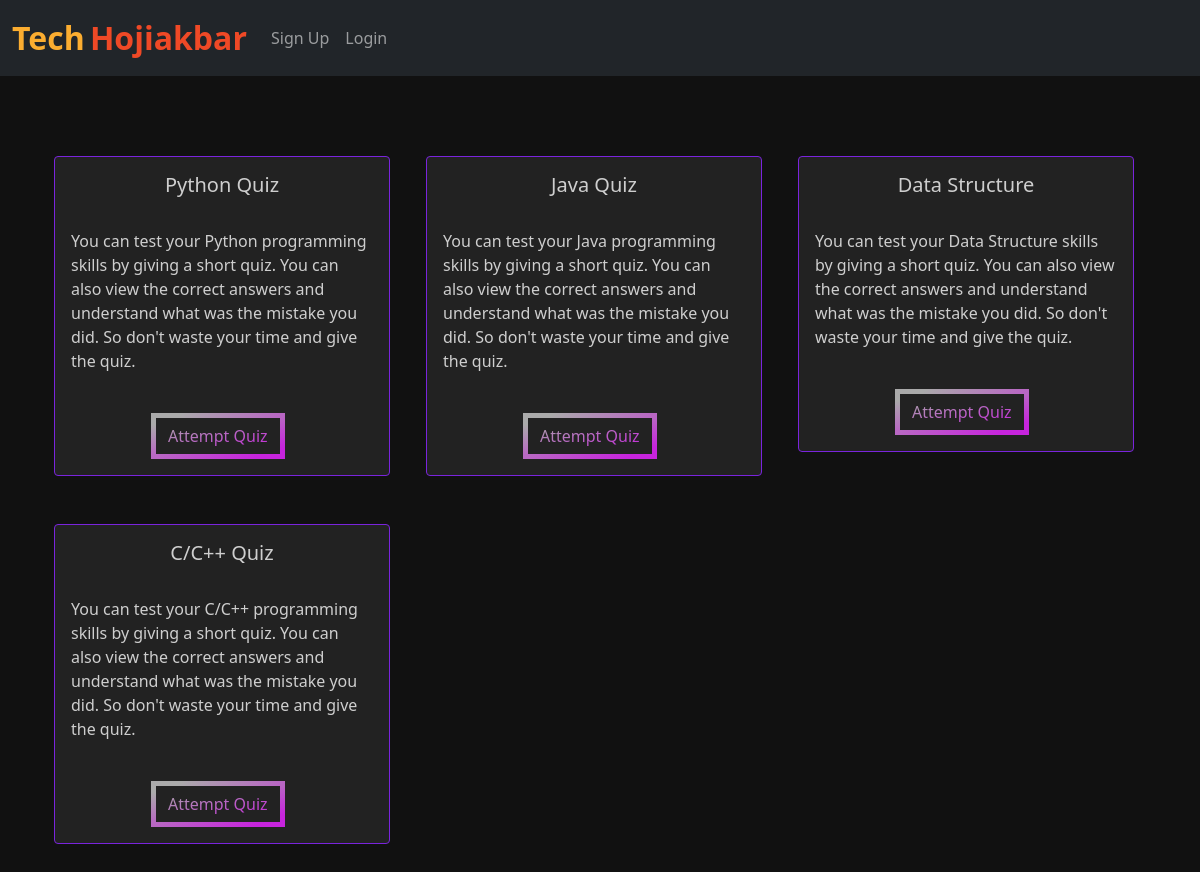
The page / on the database its author committed.
### home/models.py (models this page shows, shortened)
class Quiz(models.Model):
    name = models.CharField(max_length=50)
    desc = models.CharField(max_length=500)
    number_of_questions = models.IntegerField(default=1)
    time = models.IntegerField(help_text="Duration of the quiz in seconds", default="1")

### home/views.py (the view)
# urls.py: path("", views.index, name="index"),
def index(request):
    quiz = Quiz.objects.all()
    para = {'quiz': quiz}
    return render(request, "index.html", para)

### home/templates/index.html (shortened to what this page needs)
{% extends 'base.html' %}
{% load static %}
{% block body %}
<br><br><br>
<div class="container">
  <div class="container mx-auto mt-2">
    <div class="row">
      {% for i in quiz %}
      <div class="col-md-4">
        <div class="card" style="width: 21rem;">
          <div class="card-body">
            <h5 class="card-title" style="text-align: center;">{{i.name}}</h5>
            <br>
            <p class="card-text">{{i.desc}}</p>
            <br>
            <button data-bs-target="#exampleModal" data-bs-toggle="modal" data-time="{{i.time}}"
              data-questions="{{i.number_of_questions}}" data-name="{{i.name}}" data-id="{{i.id}}" id="btn"
              style="justify-content: center;" class="attempt btn mr-2 modal-button">Attempt
              Quiz</button>
          </div>
        </div>
      </div>
      {% endfor %}
    </div>
  </div>
</div>
{% endblock %}

### home/templates/base.html (shortened to what this page needs)
<!doctype html>
<html lang="en">
  <head>
    <link href="https://cdn.jsdelivr.net/npm/bootstrap@5.0.2/dist/css/bootstrap.min.css" rel="stylesheet">
  </head>
  <body>
    <nav class="navbar navbar-expand-lg navbar-dark bg-dark">
        <div class="container-fluid">
          <a class="navbar-brand" href="/"><span class="head1">Tech</span> <span class="head2">Hojiakbar</span></a>
          <div class="collapse navbar-collapse" id="navbarSupportedContent">
              {% if user.is_authenticated %}
              <ul class="navbar-nav me-auto mb-2 mb-lg-0">
                <li class="nav-item">
                  <a class="nav-link" href="#">Welcome {{request.user}}</a>
                </li>
                <li class="nav-item">
                    <a class="nav-link" href="/logout">Logout</a>
                  </li>
                  {% if user.is_superuser %}
                  <div class="collapse navbar-collapse" id="navbarNavDarkDropdown">
                    <ul class="navbar-nav">
                      <li class="nav-item dropdown">
                        <a class="nav-link dropdown-toggle" href="#" id="navbarDarkDropdownMenuLink" role="button" data-bs-toggle="dropdown" aria-expanded="false">
                          Admin
                        </a>
                        <ul class="dropdown-menu dropdown-menu-dark" aria-labelledby="navbarDarkDropdownMenuLink">
                          <li><a class="dropdown-item" href="/add_quiz/">Add Quiz</a></li>
                          <li><a class="dropdown-item" href="/add_question/">Add Questions</a></li>
                          <li><a class="dropdown-item" href="/results/">Results of the Users</a></li>
                        </ul>
                      </li>
                    </ul>
                  </div>
                  {% endif %}
              </ul>
              {% else %}
            <ul class="navbar-nav me-auto mb-2 mb-lg-0">
              <li class="nav-item">
                <a class="nav-link" href="/signup">Sign Up</a>
              </li>
              <li class="nav-item">
                <a class="nav-link" href="/login">Login</a>
              </li>
            </ul>
            {% endif %}
          </div>
        </div>
      </nav>
      {% block body %} {% endblock %}
  </body>
</html>

### home/templates/index.html (style rules this page uses)
.attempt { --gradient: linear-gradient(to left top, #c724dd 10%, #aaaaaa 90%) !important; }
body { background: #111; }
.card { background: #222; border: 1px solid #7a24dd; color: rgba(250, 250, 250, 0.8); margin-bottom: 3rem; }
#btn { border: 5px solid; border-image-slice: 1; background: var(--gradient) !important; -webkit-background-clip: text !important; -webkit-text-fill-color: transparent !important; border-image-source: var(--gradient) !important; text-decoration: none; position: relative; left: 80px; }
.head1 { color: #FBAD30; font-size: 2rem; font-weight: bold; height: 50px; }
.head2 { color: #EF4926; font-size: 2rem; font-weight: bold; }
.container-fluid { height: 60px; }

### rows shown on the page
Quiz: name "Python Quiz", desc "You can test your Python programming skills by giving a short quiz. You can also view the correct answers and understand what was the mistake you did. So don't waste your time and give the quiz."
Quiz: name "Java Quiz", desc "You can test your Java programming skills by giving a short quiz. You can also view the correct answers and understand what was the mistake you did. So don't waste your time and give the quiz."
Quiz: name "Data Structure", desc "You can test your Data Structure skills by giving a short quiz. You can also view the correct answers and understand what was the mistake you did. So don't waste your time and give the quiz."
Quiz: name "C/C++ Quiz", desc "You can test your C/C++ programming skills by giving a short quiz. You can also view the correct answers and understand what was the mistake you did. So don't waste your time and give the quiz."
